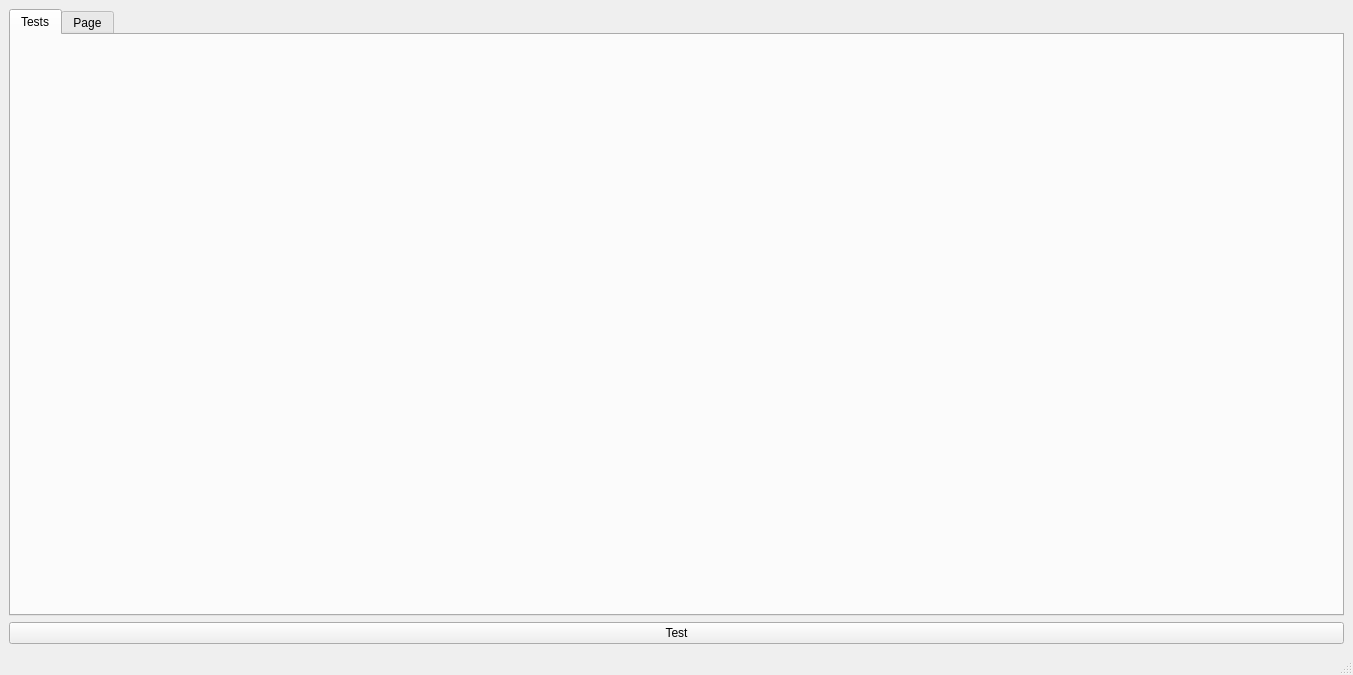
<?xml version="1.0" encoding="UTF-8"?>
<ui version="4.0">
 <class>MainWindow</class>
 <widget class="QMainWindow" name="MainWindow">
  <property name="geometry">
   <rect>
    <x>0</x>
    <y>0</y>
    <width>1353</width>
    <height>675</height>
   </rect>
  </property>
  <property name="windowTitle">
   <string>MainWindow</string>
  </property>
  <property name="dockOptions">
   <set>QMainWindow::AllowTabbedDocks|QMainWindow::AnimatedDocks</set>
  </property>
  <widget class="QWidget" name="centralwidget">
   <layout class="QGridLayout" name="gridLayout">
    <item row="0" column="0">
     <widget class="QTabWidget" name="tabWidget">
      <property name="currentIndex">
       <number>0</number>
      </property>
      <widget class="QWidget" name="tab">
       <attribute name="title">
        <string>Tests</string>
       </attribute>
      </widget>
      <widget class="QWidget" name="tab_2">
       <attribute name="title">
        <string>Page</string>
       </attribute>
      </widget>
     </widget>
    </item>
    <item row="1" column="0">
     <widget class="QPushButton" name="pushButton">
      <property name="text">
       <string>Test</string>
      </property>
     </widget>
    </item>
   </layout>
  </widget>
  <widget class="QMenuBar" name="menubar">
   <property name="geometry">
    <rect>
     <x>0</x>
     <y>0</y>
     <width>1353</width>
     <height>30</height>
    </rect>
   </property>
  </widget>
  <widget class="QStatusBar" name="statusbar"/>
 </widget>
 <resources/>
 <connections/>
</ui>
